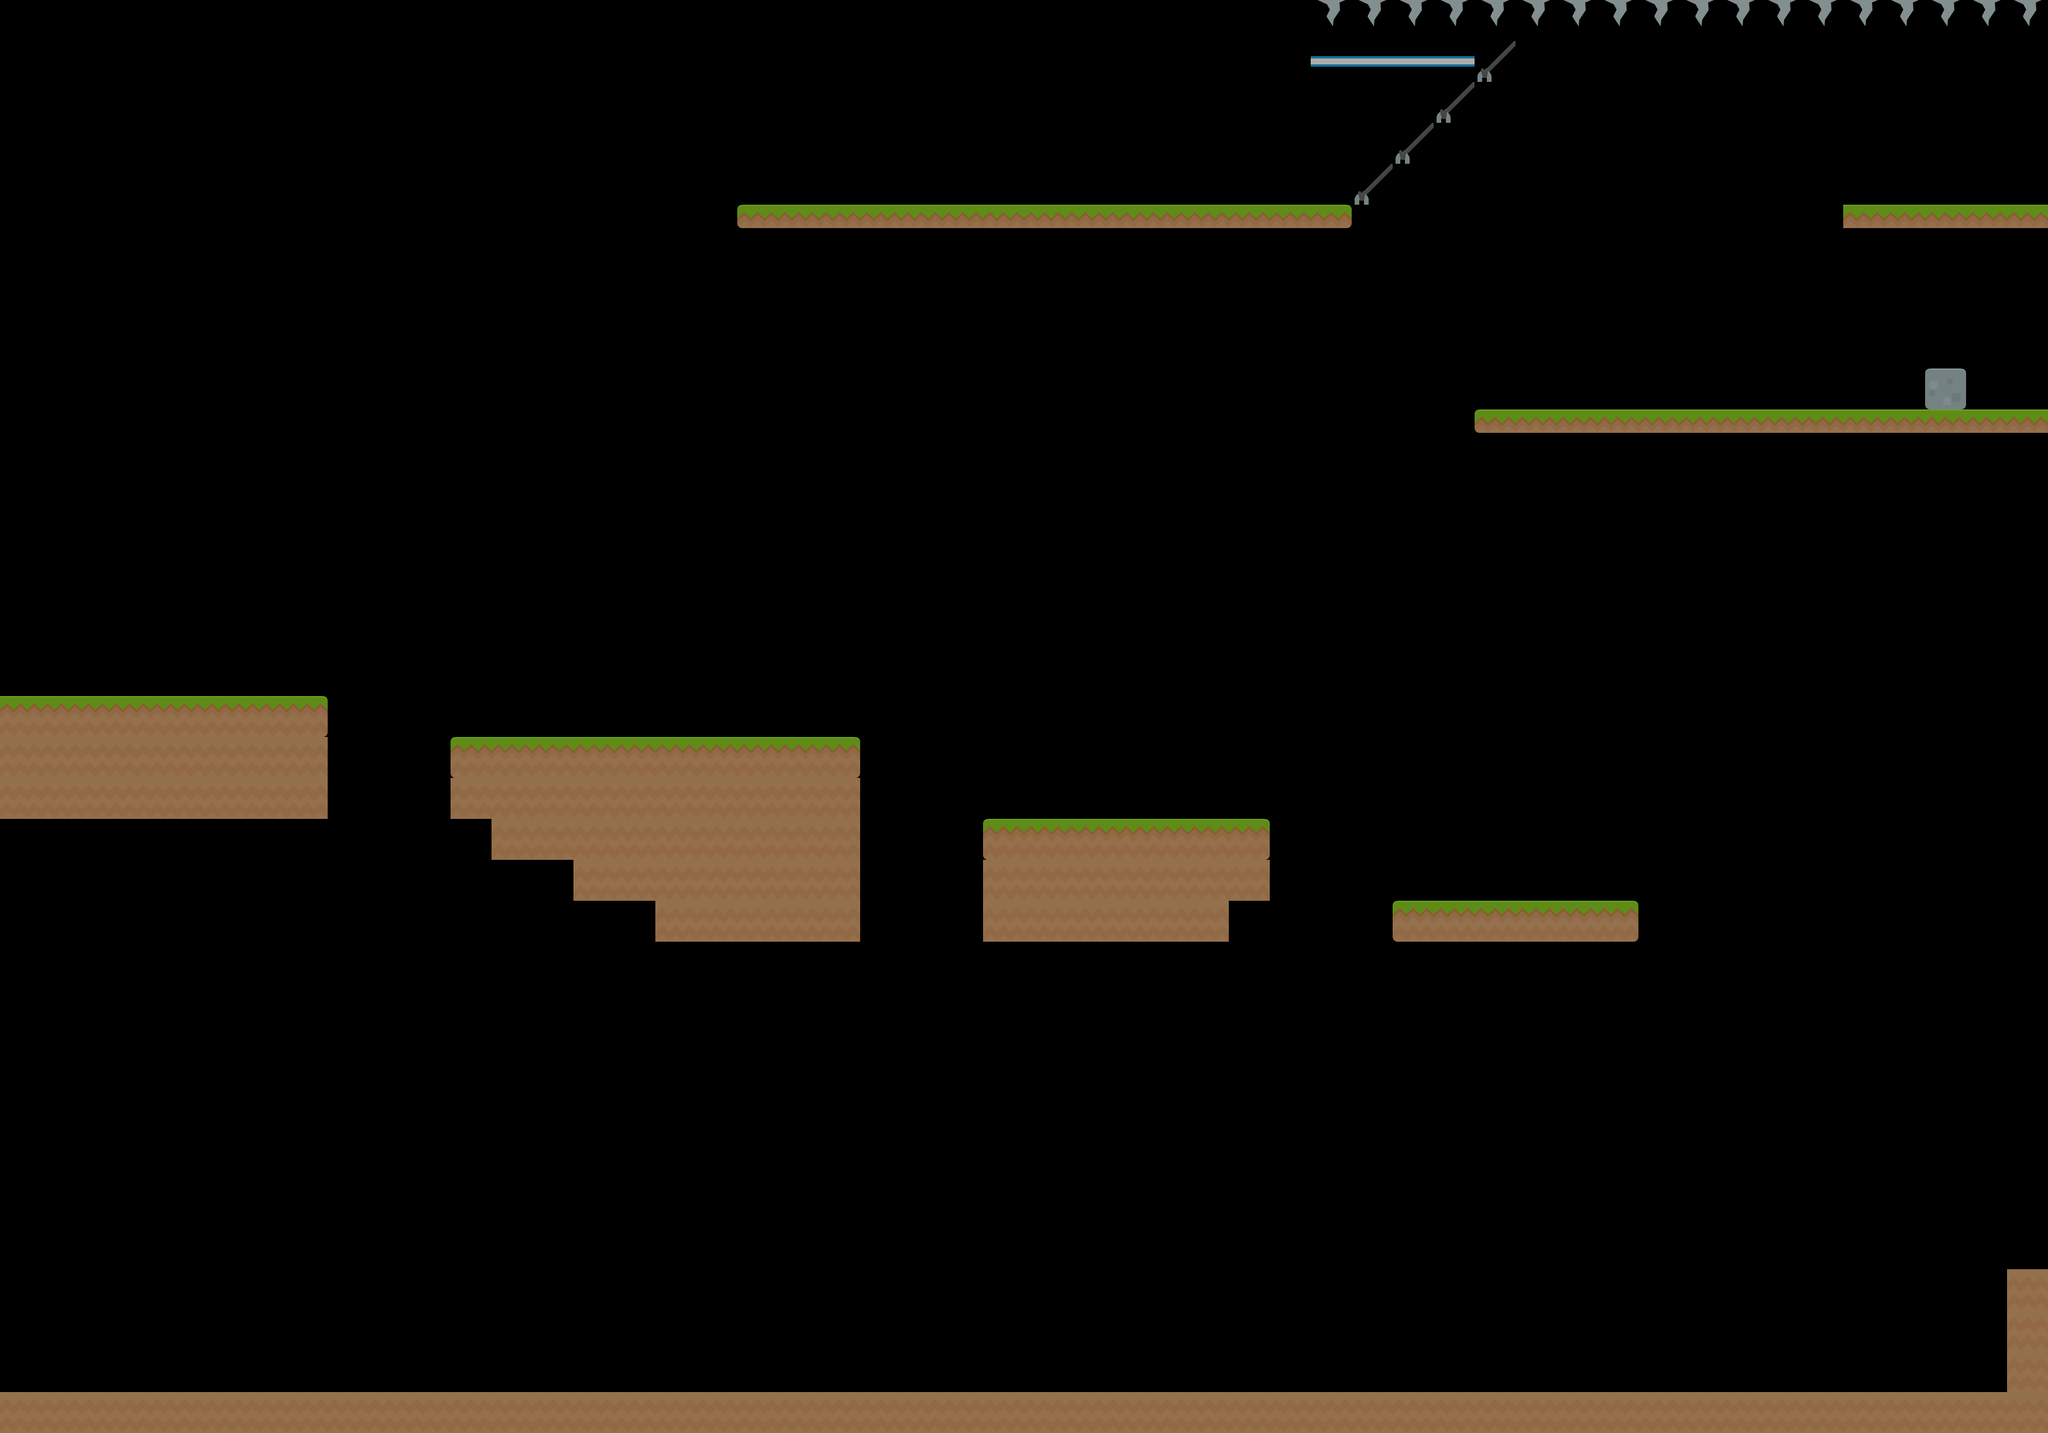

The image is a tile-based game level rendered from a .tmx file. Its description and source (layers, tilesets, objects; grid data summarised) follow:
An orthogonal 50x35 tile map with 70x70 px tiles, 2 tile layers (Calque de Tile 1, Calque de Tile 2), 4 tilesets.

<map version="1.0" orientation="orthogonal" width="50" height="35" tilewidth="70" tileheight="70">
 <tileset firstgid="1" name="Platformer" tilewidth="70" tileheight="70" spacing="2">
  <image source="platformer.png" width="914" height="936" />
 </tileset>
 <tileset firstgid="157" name="ice" tilewidth="70" tileheight="70">
  <image source="ice.png" width="980" height="490" />
 </tileset>
 <tileset firstgid="255" name="candy" tilewidth="70" tileheight="70">
  <image source="candy.png" width="980" height="490" />
 </tileset>
 <tileset firstgid="353" name="various" tilewidth="70" tileheight="70">
  <image source="various.png" width="980" height="490" />
 </tileset>
 <layer name="Calque de Tile 1" width="50" height="35" opacity="0.74">
  <data>[1750 cells, 178 non-empty, 7 distinct tile ids]</data>
 </layer>
 <layer name="Calque de Tile 2" width="50" height="35" opacity="0.68">
  <data>[1750 cells, 27 non-empty, 4 distinct tile ids]</data>
 </layer>
</map>
